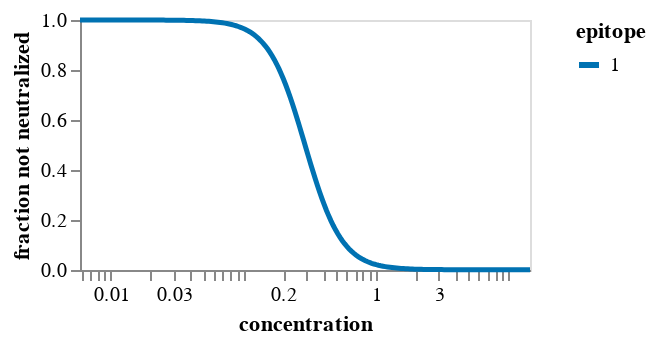

The cell this chart's notebook holds for it:
### Markdown cell above
## Fit `polyclonal` model
Fit the model.
If there is more than one epitope, we fit models with fewer epitopes too:

### Code cell
# first build up arguments used to specify fitting
n_epitopes = params["polyclonal_params"]["n_epitopes"]
spatial_distances = params["polyclonal_params"]["spatial_distances"]
fit_kwargs = params["polyclonal_params"]["fit_kwargs"]
escape_plot_kwargs = params["escape_plot_kwargs"]
plot_hide_stats = params["plot_hide_stats"]

site_numbering_map = pd.read_csv(site_numbering_map_csv).sort_values("sequential_site")

escape_plot_kwargs["df_to_merge"] = [
    site_numbering_map.rename(columns={"reference_site": "site"})[
        ["site", "sequential_site", "region"]
    ]
]

if "addtl_slider_stats" not in escape_plot_kwargs:
    escape_plot_kwargs["addtl_slider_stats"] = {}
if "addtl_slider_stats_hide_not_filter" not in escape_plot_kwargs:
    escape_plot_kwargs["addtl_slider_stats_hide_not_filter"] = []

for stat, stat_d in plot_hide_stats.items():
    escape_plot_kwargs["addtl_slider_stats"][stat] = stat_d["init"]
    escape_plot_kwargs["addtl_slider_stats_hide_not_filter"].append(stat)
    escape_plot_kwargs["df_to_merge"].append(
        pd.read_csv(stat_d["csv"]).rename(columns={stat_d["csv_col"]: stat})[
            ["site", "mutant", stat]
        ]
    )

if spatial_distances is not None:
    print(f"Reading spatial distances from {spatial_distances}")
    spatial_distances = pd.read_csv(spatial_distances)
    print(f"Read spatial distances for {len(spatial_distances)} residue pairs")

# now fit the models
for n in range(1, n_epitopes + 1):
    print(f"\n\nFitting a model for {n} epitopes")

    model = polyclonal.Polyclonal(
        n_epitopes=n,
        data_to_fit=(
            prob_escape.query("retain").query("use_in_fit")[
                ["aa_substitutions", "concentration", "prob_escape"]
            ]
        ),
        alphabet=polyclonal.AAS_WITHSTOP_WITHGAP,
        spatial_distances=spatial_distances,
        sites=site_numbering_map["reference_site"],
    )

    opt_res = model.fit(**fit_kwargs)

    print("Here is the neutralization curve:")
    display(model.curves_plot())
    print("Here is the mutation-escape plot:")
    display(model.mut_escape_plot(**escape_plot_kwargs))

print(f"\n\nWriting the {n} epitope model to {pickle_file}")
with open(pickle_file, "wb") as f:
    pickle.dump(model, f)

### Figure 1 — Vega-Lite specification as saved in the notebook (floating-point values rounded to 4 significant figures; data arrays with more than 128 entries replaced by an {"elided": "..."} marker saying what was removed)
{"config": {"view": {"continuousWidth": 300, "continuousHeight": 300}, "axis": {"grid": false, "labelOverlap": true}, "legend": {"symbolStrokeWidth": 3}}, "data": {"name": "data-93886ba7c9da4a32a85b4f30f6b1856b"}, "mark": {"type": "line"}, "encoding": {"color": {"field": "epitope", "scale": {"domain": ["1"], "range": ["#0072B2"]}, "sort": ["1"], "type": "nominal"}, "detail": {}, "opacity": {"field": "is_weighted_replicate", "legend": null, "scale": {"domain": [0, 1], "nice": false, "range": [0.5, 1]}, "type": "quantitative"}, "strokeWidth": {"field": "is_weighted_replicate", "legend": null, "scale": {"domain": [0, 1], "nice": false, "range": [1, 2.5]}, "type": "quantitative"}, "tooltip": [{"field": "epitope", "type": "nominal"}, {"field": "activity", "format": ".3g", "type": "quantitative"}, {"field": "hill_coefficient", "format": ".3g", "type": "quantitative"}, {"field": "non_neutralized_frac", "format": ".3g", "type": "quantitative"}, {"field": "c", "format": ".3g", "title": "concentration", "type": "quantitative"}, {"field": "u", "format": ".3g", "title": "fraction not neutralized", "type": "quantitative"}], "x": {"field": "c", "scale": {"nice": false, "type": "log"}, "title": "concentration", "type": "quantitative"}, "y": {"field": "u", "title": "fraction not neutralized", "type": "quantitative"}}, "height": 125, "params": [{"name": "param_1", "select": {"type": "point", "fields": ["epitope"]}, "bind": "legend"}], "transform": [{"filter": {"param": "param_1"}}], "width": 225, "$schema": "https://vega.github.io/schema/vega-lite/v5.8.0.json", "datasets": {"data-93886ba7c9da4a32a85b4f30f6b1856b": {"elided": "200 records"}}}
